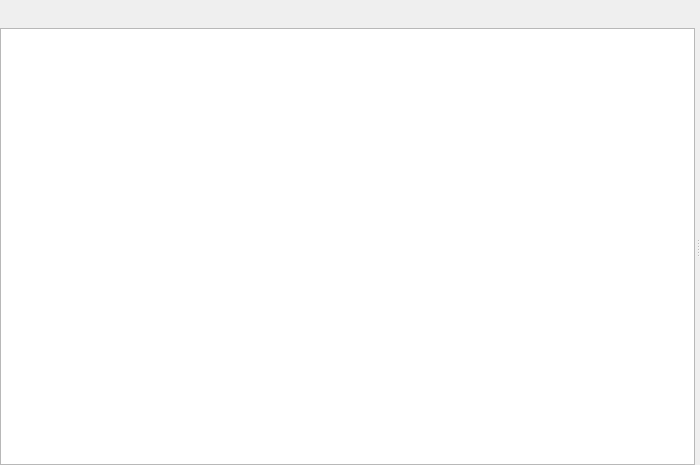
<?xml version="1.0" encoding="UTF-8"?>
<ui version="4.0">
 <class>main_wid</class>
 <widget class="QWidget" name="main_wid">
  <property name="geometry">
   <rect>
    <x>0</x>
    <y>0</y>
    <width>700</width>
    <height>465</height>
   </rect>
  </property>
  <property name="windowTitle">
   <string>Form</string>
  </property>
  <layout class="QVBoxLayout" name="verticalLayout">
   <property name="leftMargin">
    <number>0</number>
   </property>
   <property name="topMargin">
    <number>0</number>
   </property>
   <property name="rightMargin">
    <number>0</number>
   </property>
   <property name="bottomMargin">
    <number>0</number>
   </property>
   <item>
    <layout class="QHBoxLayout" name="run_buttons_lo" stretch="0,0,0,0">
     <property name="spacing">
      <number>2</number>
     </property>
     <item>
      <widget class="QPushButton" name="run_all_btn">
       <property name="text">
        <string/>
       </property>
       <property name="icon">
        <iconset>
         <normaloff>../../../icons/tdd_run_all_tests.png</normaloff>../../../icons/tdd_run_all_tests.png</iconset>
       </property>
       <property name="iconSize">
        <size>
         <width>20</width>
         <height>20</height>
        </size>
       </property>
       <property name="flat">
        <bool>true</bool>
       </property>
      </widget>
     </item>
     <item>
      <widget class="QPushButton" name="run_selected_btn">
       <property name="text">
        <string/>
       </property>
       <property name="icon">
        <iconset>
         <normaloff>../../../icons/tdd_run_selected_tests.png</normaloff>../../../icons/tdd_run_selected_tests.png</iconset>
       </property>
       <property name="iconSize">
        <size>
         <width>20</width>
         <height>20</height>
        </size>
       </property>
       <property name="flat">
        <bool>true</bool>
       </property>
      </widget>
     </item>
     <item>
      <widget class="QPushButton" name="run_failed_btn">
       <property name="text">
        <string/>
       </property>
       <property name="icon">
        <iconset>
         <normaloff>../../../icons/tdd_run_failed_tests.png</normaloff>../../../icons/tdd_run_failed_tests.png</iconset>
       </property>
       <property name="iconSize">
        <size>
         <width>20</width>
         <height>20</height>
        </size>
       </property>
       <property name="flat">
        <bool>true</bool>
       </property>
      </widget>
     </item>
     <item>
      <spacer name="horizontalSpacer">
       <property name="orientation">
        <enum>Qt::Horizontal</enum>
       </property>
       <property name="sizeType">
        <enum>QSizePolicy::MinimumExpanding</enum>
       </property>
       <property name="sizeHint" stdset="0">
        <size>
         <width>40</width>
         <height>20</height>
        </size>
       </property>
      </spacer>
     </item>
    </layout>
   </item>
   <item>
    <widget class="QSplitter" name="splitter">
     <property name="sizePolicy">
      <sizepolicy hsizetype="Expanding" vsizetype="MinimumExpanding">
       <horstretch>0</horstretch>
       <verstretch>0</verstretch>
      </sizepolicy>
     </property>
     <property name="sizeIncrement">
      <size>
       <width>0</width>
       <height>0</height>
      </size>
     </property>
     <property name="orientation">
      <enum>Qt::Horizontal</enum>
     </property>
     <property name="opaqueResize">
      <bool>true</bool>
     </property>
     <property name="handleWidth">
      <number>5</number>
     </property>
     <widget class="QTreeView" name="tests_tree_view"/>
     <widget class="QWidget" name="console_parent_wid" native="true">
      <layout class="QVBoxLayout" name="verticalLayout_2">
       <item>
        <layout class="QVBoxLayout" name="console_parent_vlo"/>
       </item>
      </layout>
     </widget>
    </widget>
   </item>
  </layout>
 </widget>
 <resources/>
 <connections/>
</ui>
